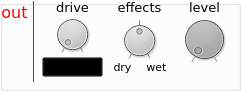
   <widget class="QGroupBox" name="groupBox">
    <property name="geometry">
     <rect>
      <x>220</x>
      <y>317</y>
      <width>241</width>
      <height>91</height>
     </rect>
    </property>
    <property name="autoFillBackground">
     <bool>false</bool>
    </property>
    <property name="styleSheet">
     <string notr="true">background: transparent</string>
    </property>
    <property name="title">
     <string/>
    </property>
    <widget class="QDial" name="output_level">
     <property name="enabled">
      <bool>true</bool>
     </property>
     <property name="geometry">
      <rect>
       <x>174</x>
       <y>14</y>
       <width>61</width>
       <height>51</height>
      </rect>
     </property>
     <property name="toolTip">
      <string/>
     </property>
     <property name="styleSheet">
      <string notr="true">background-color:darkgrey</string>
     </property>
     <property name="minimum">
      <number>0</number>
     </property>
     <property name="maximum">
      <number>100</number>
     </property>
     <property name="singleStep">
      <number>1</number>
     </property>
     <property name="pageStep">
      <number>10</number>
     </property>
     <property name="value">
      <number>0</number>
     </property>
     <property name="notchTarget">
      <double>1000.000000000000000</double>
     </property>
     <property name="notchesVisible">
      <bool>true</bool>
     </property>
    </widget>
    <widget class="QLabel" name="label_effects">
     <property name="geometry">
      <rect>
       <x>109</x>
       <y>-3</y>
       <width>61</width>
       <height>21</height>
      </rect>
     </property>
     <property name="font">
      <font>
       <family>DejaVu Sans</family>
       <pointsize>10</pointsize>
       <weight>50</weight>
       <bold>false</bold>
      </font>
     </property>
     <property name="styleSheet">
      <string notr="true"/>
     </property>
     <property name="text">
      <string>effects</string>
     </property>
     <property name="alignment">
      <set>Qt::AlignCenter</set>
     </property>
    </widget>
    <widget class="QDial" name="drive_level">
     <property name="enabled">
      <bool>true</bool>
     </property>
     <property name="geometry">
      <rect>
       <x>52</x>
       <y>14</y>
       <width>41</width>
       <height>41</height>
      </rect>
     </property>
     <property name="toolTip">
      <string/>
     </property>
     <property name="styleSheet">
      <string notr="true">background-color:lightgrey</string>
     </property>
     <property name="minimum">
      <number>0</number>
     </property>
     <property name="maximum">
      <number>100</number>
     </property>
     <property name="singleStep">
      <number>1</number>
     </property>
     <property name="pageStep">
      <number>10</number>
     </property>
     <property name="value">
      <number>0</number>
     </property>
     <property name="notchTarget">
      <double>1000.000000000000000</double>
     </property>
     <property name="notchesVisible">
      <bool>true</bool>
     </property>
    </widget>
    <widget class="QLabel" name="label_fx_mix_dry">
     <property name="geometry">
      <rect>
       <x>146</x>
       <y>56</y>
       <width>21</width>
       <height>21</height>
      </rect>
     </property>
     <property name="font">
      <font>
       <family>DejaVu Sans</family>
       <pointsize>8</pointsize>
       <weight>50</weight>
       <bold>false</bold>
      </font>
     </property>
     <property name="styleSheet">
      <string notr="true"/>
     </property>
     <property name="text">
      <string>wet</string>
     </property>
     <property name="alignment">
      <set>Qt::AlignCenter</set>
     </property>
    </widget>
    <widget class="QLabel" name="label_output_level">
     <property name="geometry">
      <rect>
       <x>184</x>
       <y>-3</y>
       <width>41</width>
       <height>21</height>
      </rect>
     </property>
     <property name="font">
      <font>
       <family>DejaVu Sans</family>
       <pointsize>10</pointsize>
       <weight>50</weight>
       <bold>false</bold>
      </font>
     </property>
     <property name="styleSheet">
      <string notr="true"/>
     </property>
     <property name="text">
      <string>level</string>
     </property>
     <property name="alignment">
      <set>Qt::AlignCenter</set>
     </property>
    </widget>
    <widget class="QDial" name="effects_wetdry_mix">
     <property name="enabled">
      <bool>true</bool>
     </property>
     <property name="geometry">
      <rect>
       <x>119</x>
       <y>20</y>
       <width>41</width>
       <height>41</height>
      </rect>
     </property>
     <property name="toolTip">
      <string/>
     </property>
     <property name="styleSheet">
      <string notr="true">background-color:lightgrey</string>
     </property>
     <property name="minimum">
      <number>-100</number>
     </property>
     <property name="maximum">
      <number>100</number>
     </property>
     <property name="singleStep">
      <number>1</number>
     </property>
     <property name="pageStep">
      <number>10</number>
     </property>
     <property name="value">
      <number>0</number>
     </property>
     <property name="notchTarget">
      <double>100.000000000000000</double>
     </property>
     <property name="notchesVisible">
      <bool>true</bool>
     </property>
    </widget>
    <widget class="QComboBox" name="drive_type">
     <property name="geometry">
      <rect>
       <x>42</x>
       <y>57</y>
       <width>61</width>
       <height>20</height>
      </rect>
     </property>
     <property name="font">
      <font>
       <family>DejaVu Sans Mono</family>
       <pointsize>8</pointsize>
      </font>
     </property>
     <property name="acceptDrops">
      <bool>false</bool>
     </property>
     <property name="toolTip">
      <string>&lt;html&gt;&lt;head/&gt;&lt;body&gt;&lt;p&gt;sync route&lt;/p&gt;&lt;/body&gt;&lt;/html&gt;</string>
     </property>
     <property name="currentIndex">
      <number>0</number>
     </property>
     <property name="iconSize">
      <size>
       <width>8</width>
       <height>16</height>
      </size>
     </property>
     <property name="duplicatesEnabled">
      <bool>false</bool>
     </property>
     <property name="frame">
      <bool>false</bool>
     </property>
     <item>
      <property name="text">
       <string>bypass</string>
      </property>
     </item>
     <item>
      <property name="text">
       <string>compressor</string>
      </property>
     </item>
     <item>
      <property name="text">
       <string>rms limiter</string>
      </property>
     </item>
     <item>
      <property name="text">
       <string>tube overdrive</string>
      </property>
     </item>
     <item>
      <property name="text">
       <string>distortion</string>
      </property>
     </item>
     <item>
      <property name="text">
       <string>tube amp</string>
      </property>
     </item>
     <item>
      <property name="text">
       <string>fuzz pedal</string>
      </property>
     </item>
    </widget>
    <widget class="QLabel" name="label_fx_mix_wet">
     <property name="geometry">
      <rect>
       <x>112</x>
       <y>56</y>
       <width>21</width>
       <height>21</height>
      </rect>
     </property>
     <property name="font">
      <font>
       <family>DejaVu Sans</family>
       <pointsize>8</pointsize>
       <weight>50</weight>
       <bold>false</bold>
      </font>
     </property>
     <property name="styleSheet">
      <string notr="true"/>
     </property>
     <property name="text">
      <string>dry</string>
     </property>
     <property name="alignment">
      <set>Qt::AlignCenter</set>
     </property>
    </widget>
    <widget class="QLabel" name="label_drive">
     <property name="geometry">
      <rect>
       <x>52</x>
       <y>-3</y>
       <width>41</width>
       <height>21</height>
      </rect>
     </property>
     <property name="font">
      <font>
       <family>DejaVu Sans</family>
       <pointsize>10</pointsize>
       <weight>50</weight>
       <bold>false</bold>
      </font>
     </property>
     <property name="styleSheet">
      <string notr="true"/>
     </property>
     <property name="text">
      <string>drive</string>
     </property>
     <property name="alignment">
      <set>Qt::AlignCenter</set>
     </property>
    </widget>
    <widget class="QLabel" name="label_output">
     <property name="geometry">
      <rect>
       <x>-1</x>
       <y>-3</y>
       <width>31</width>
       <height>31</height>
      </rect>
     </property>
     <property name="font">
      <font>
       <family>DejaVu Sans</family>
       <pointsize>12</pointsize>
       <weight>50</weight>
       <bold>false</bold>
      </font>
     </property>
     <property name="styleSheet">
      <string notr="true">color: red</string>
     </property>
     <property name="text">
      <string>out</string>
     </property>
     <property name="alignment">
      <set>Qt::AlignCenter</set>
     </property>
    </widget>
    <widget class="Line" name="line_15">
     <property name="geometry">
      <rect>
       <x>23</x>
       <y>1</y>
       <width>21</width>
       <height>81</height>
      </rect>
     </property>
     <property name="styleSheet">
      <string notr="true">color: red;
width: 2px;
</string>
     </property>
     <property name="frameShadow">
      <enum>QFrame::Plain</enum>
     </property>
     <property name="orientation">
      <enum>Qt::Vertical</enum>
     </property>
    </widget>
   </widget>
